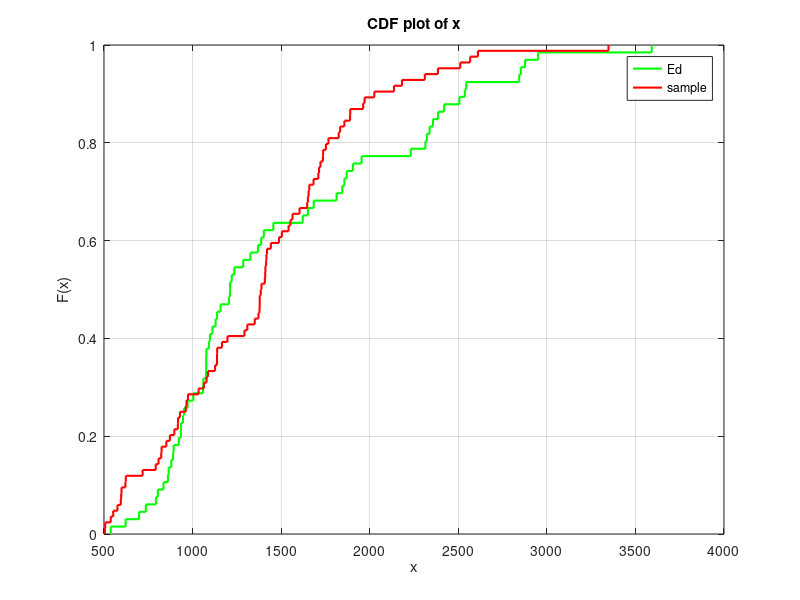
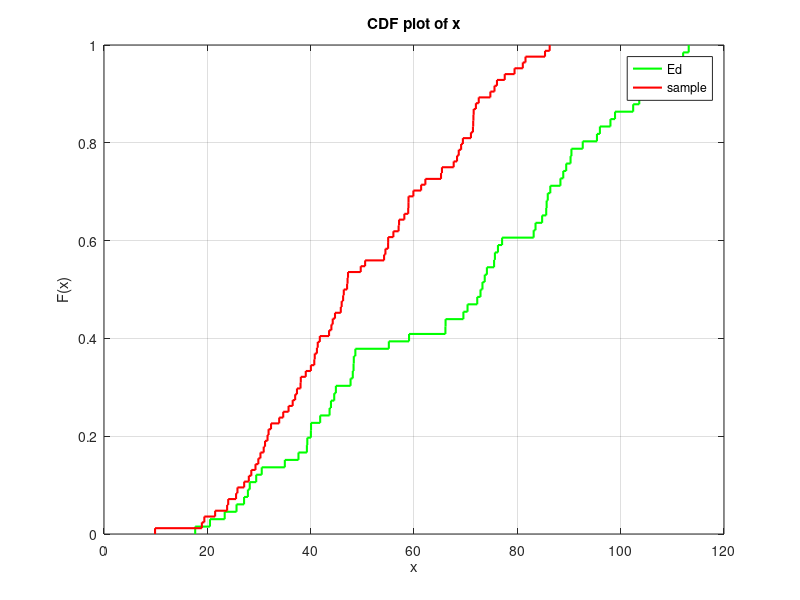

MATLAB code to generate these figures, in order:
% data sets
Ed1_bandwidth = [1098,865,1077,736,538,1870,2877,952,2844,2357,972,804,890,622,934,1456,2506,2323,1286,1004,1387,1369,1077,2420,1954,1206,1212,1158,1211,1236,698,1622,1092,1402,794,1130,1845,1078,2537,2853,1684,1059,1076,922,3592,2338,2545,935,946,880,2386,1061,1857,2951,1112,893,1138,2314,1221,861,836,1651,1813,1327,1905,2232];
%Ed2_bandwidth =
sample1_bandwidth = [2137,1139,623,576,505,2511,1604,1833,1889,929,1309,1767,1488,1034,1647,552,597,1138,1553,1504,1372,595,792,974,1079,1064,872,1753,1293,507,599,823,1351,917,1736,966,1127,1197,1385,1737,1659,1655,2026,2385,2567,897,538,2182,1138,1564,1963,1890,1825,1710,1971,1410,962,1166,621,808,1714,1651,852,1722,1408,1683,1857,2311,1411,1378,3348,1415,1420,2611,1389,825,718,1087,1542,1379,1417,918,1442,1379];
%sample2_bandwidth =

Ed1_time = [107.07,104.64,66.11,55.13,75.50,35.00,28.21,113.17,23.36,30.53,107.11,112.09,103.60,104.55,92.66,69.56,48.65,27.85,72.24,66.08,90.47,73.25,102.42,48.15,40.07,84.80,75.66,89.46,98.02,48.30,85.59,72.87,85.89,70.36,83.52,76.25,40.04,74.11,37.64,43.93,59.04,86.38,88.89,73.69,17.65,43.66,48.35,107.58,90.30,83.16,27.11,44.88,25.65,39.35,88.34,98.91,85.67,39.27,95.98,95.41,77.05,47.72,44.56,29.46,20.51,41.84];
%Ed2_time =
sample1_time = [55.00,79.46,38.09,41.21,47.05,32.33,40.79,44.27,57.02,71.50,54.99,58.88,30.28,43.56,56.01,58.93,54.47,76.06,65.23,81.06,47.14,39.05,29.32,23.83,21.51,31.17,38.04,71.55,77.56,72.53,61.38,44.71,86.26,85.36,58.94,31.65,27.13,25.56,74.78,68.33,71.98,71.41,46.28,41.37,25.83,24.04,40.04,9.88,18.94,47.23,40.70,50.54,68.66,58.13,46.41,33.91,49.69,19.42,36.52,28.03,37.00,30.91,59.88,71.46,35.72,29.87,46.00,31.85,45.83,69.12,34.69,69.46,62.20,37.35,65.41,71.02,81.58,75.58,41.77,57.11,28.51,44.01,54.21,67.68];
%sample2_time =

figure(1)
y1=cdfplot(Ed1_bandwidth);
hold on
%y2=cdfplot(Ed2_bandwidth);
%hold on
y3 = cdfplot(sample1_bandwidth);
hold on
%y4 = cdfplot(sample2_bandwidth);
set(y1,'LineWidth',1.5,'color','g');
%set(y2,'LineWidth',1.5,'color','b');
set(y3,'LineWidth',1.5,'color','r');
%set(y4,'LineWidth',1.5,'color','m');
%legend('Ed1','Ed2','sample1','sample2');
legend('Ed','sample');

figure(2)
y5 = cdfplot(Ed1_time);
hold on
%y6 = cdfplot(Ed2_time);
%hold on
y7 = cdfplot(sample1_time);
hold on
%y8 = cdfplot(sample2_time);
%hold on
set(y5,'LineWidth',1.5,'color','g');
%set(y6,'LineWidth',1.5,'color','b');
set(y7,'LineWidth',1.5,'color','r');
%set(y8,'LineWidth',1.5,'color','m');
%legend('Ed1','Ed2','sample1','sample2');
legend('Ed','sample');
